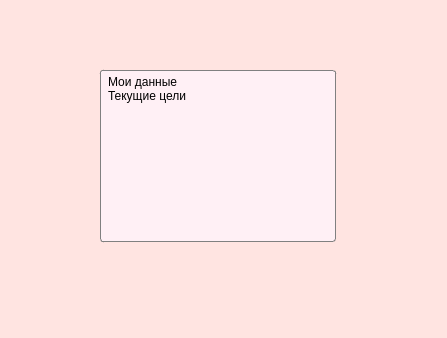
<?xml version="1.0" encoding="UTF-8"?>
<ui version="4.0">
 <class>ProfileWindow</class>
 <widget class="QDialog" name="ProfileWindow">
  <property name="geometry">
   <rect>
    <x>0</x>
    <y>0</y>
    <width>447</width>
    <height>338</height>
   </rect>
  </property>
  <property name="windowTitle">
   <string>Dialog</string>
  </property>
  <property name="styleSheet">
   <string notr="true">background-color: #FFE4E1;</string>
  </property>
  <widget class="QListWidget" name="listWidget">
   <property name="geometry">
    <rect>
     <x>90</x>
     <y>60</y>
     <width>256</width>
     <height>192</height>
    </rect>
   </property>
   <property name="styleSheet">
    <string notr="true">background-color: #FFF0F5;
font: 75 10pt &quot;Palatino Linotype&quot;;
border: 1px solid gray;
   border-radius: 3px;
   margin: 10px;
   padding: 4px;</string>
   </property>
   <item>
    <property name="text">
     <string>Мои данные</string>
    </property>
   </item>
   <item>
    <property name="text">
     <string>Текущие цели</string>
    </property>
   </item>
  </widget>
 </widget>
 <resources/>
 <connections/>
</ui>
